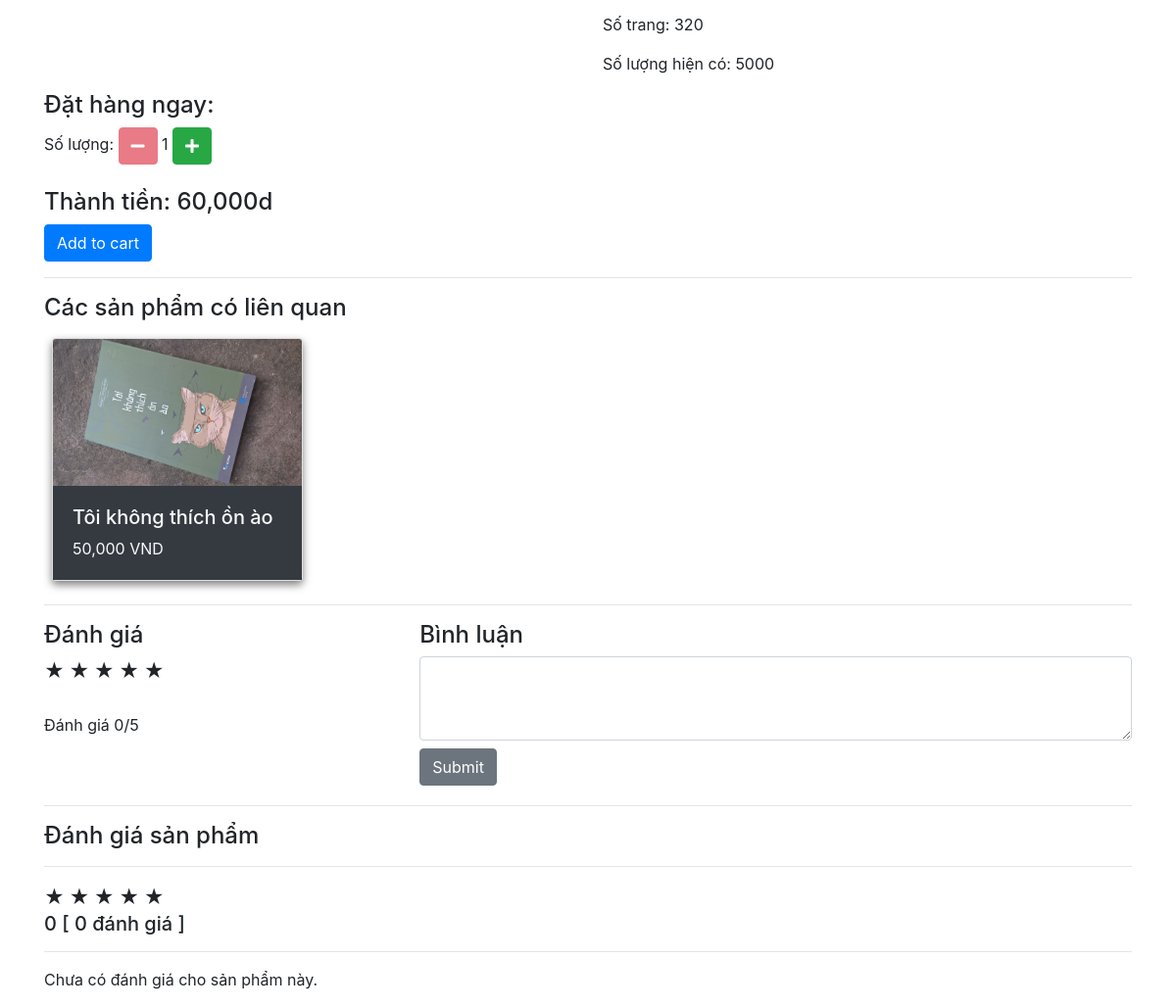
The app's page /item/1/ (lower part), older data.
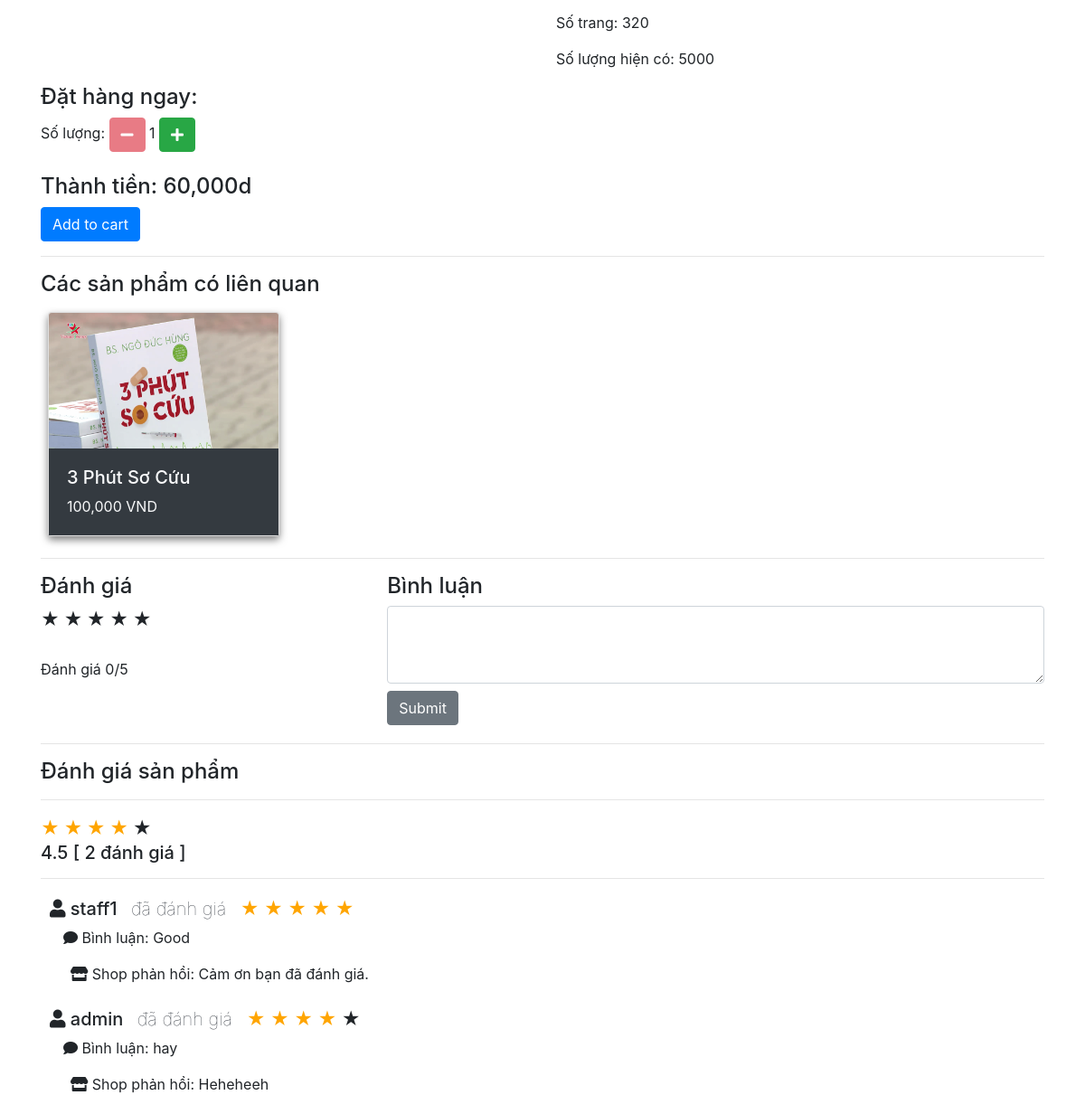
The same page, newer data.
### business/models.py (models this page shows, shortened)
class Book(models.Model):
  item = models.OneToOneField(Item, on_delete=models.CASCADE, related_name="book")
  author = models.CharField(max_length=100)
  publishing_company = models.CharField(max_length=100)
  publishcation_date = models.DateField()
  number_of_page = models.PositiveIntegerField()
  sub_category = models.ManyToManyField(SubCategory, related_name="book_sub_category")
  @property
  def get_book_sub_category(self):
    return ",".join([s.name for s in self.sub_category.all()])

class Item(models.Model):
  name = models.CharField(max_length=100)
  brand = models.CharField(max_length=50)
  cost = models.FloatField()
  remaining_quantity = models.PositiveIntegerField()
  des = models.TextField()
  category = models.ForeignKey(Category, related_name="category_items", on_delete=models.CASCADE)
  image = models.ImageField(null=True)

class Review(models.Model):
  star = models.PositiveIntegerField()
  content = models.CharField(max_length=200)
  created_time = models.DateTimeField(auto_now_add=True)
  item = models.ForeignKey(Item, related_name="item_reviews", on_delete=models.CASCADE)
  customer = models.ForeignKey(Customer, related_name="customer_reviews", on_delete=models.CASCADE)

class Customer(models.Model):
  user = models.OneToOneField(User, related_name="customer_info", on_delete=models.CASCADE)
  phone = models.CharField(max_length=15, blank=True, null=True)

class ShopFeedback(models.Model):
  review = models.ForeignKey(Review, related_name="shop_feedback", on_delete=models.CASCADE)
  content = models.CharField(max_length=200)
  created_time = models.DateTimeField(auto_now_add=True)

### business/views.py (the view, shortened to what this page needs)
# urls.py: path("item/<int:pk>/", views.item, name="item"),
def item(request, pk):
  item = Item.objects.get(pk=pk)
  reviews = Review.objects.filter(item=item).all()
  star_average, review_count = 0, len(reviews)
  for r in reviews:
    star_average += r.star
  star_average = 0 if len(reviews) == 0 else round(star_average / review_count, 1)
  suggests = []
  if item.category.name == "Sách":
    books = list(Book.objects.all())
    books.remove(item.book)
    item_sub_categorys = item.book.sub_category.all()
    for book in books:
      check = False
      for sub_c in item_sub_categorys:
        if sub_c in book.sub_category.all():
          check = True
      if check:
        suggests.append(book)
    if not suggests:
      suggests = books if len(books) <= 4 else books[0:4]
  if len(suggests) > 4:
    random.shuffle(suggests)
    suggests = suggests[0:4]
  if request.method == "GET":
    context = {
      "item": item,
      "suggests": suggests,
      "star_average": star_average,
      "review_count": review_count,
      "reviews": reviews,
      "dstars": [1,2,3,4,5],
    }
    return render(request, "item.html", context)

### templates/item.html (shortened to what the changed rows need)
{% extends "base.html" %}
{% load static %}
{% load humanize %}
{% block content %}
  <div class="container">
    <br>
    <div class="panel">
      <div class="items">
      {% for instance in suggests %}
        <div class="card m-2" style="width: 16rem;">
          <img src="{{ instance.item.image.url }}" class="card-img-top" alt="..." height="150px">
          <div class="card-body bg-dark text-light">
            <h5><a class="text-light" href="{% url 'item' instance.item.pk %}">{{ instance.item.name }}</a></h5>
            <p class="card-text">{{ instance.item.cost|floatformat:0|intcomma }} VND</p>
          </div>
        </div>
      {% endfor %}
      </div>
    </div>
    <div class="comment-container">
      <h4 class="head">Đánh giá sản phẩm</h4>
      <hr>
      <div class="user-review">
        {% for i in dstars %}
            {% if i <= star_average %}
              <span class="star rated">★</span>
            {% else %}
              <span class="star">★</span>
            {% endif %}
          {% endfor %}
        <h5>{{ star_average}} [ {{ review_count }} đánh giá ]</h5>
      </div>
      <hr>
      {% for review in reviews %}
      <div class="user-comment">
        <h5 class="username head">
          <span><i class="fa fa-user"></i></span>
          {{ review.customer.user }}
          <span class="user-comment-rated"> đã đánh giá </span>
          {% for i in dstars %}
            {% if i <= review.star %}
              <span class="star rated">★</span>
            {% else %}
              <span class="star">★</span>
            {% endif %}
          {% endfor %}
        <p class="comment"><span><i class="fa fa-comment"></i></span> Bình luận: {{review.content}}</p>
        <div class="feedback ml-2">
          {% for feedback in review.shop_feedback.all %}
          <p class="comment"><span><i class="fas fa-store"></i></span> Shop phản hồi: {{feedback.content}}</p>
          {% endfor %}
        </div>
      </div>
      {% empty %}
        <p>Chưa có đánh giá cho sản phẩm này.</p>
      {% endfor %}
    </div>
  </div>
{% endblock %}

Row changes from the older to the newer data that the page shows:
no longer on this page (row unchanged): Book: item.image (picture), item.name "Tôi không thích ồn ào", item.cost "50,000"
added Book: item.image (picture), item.name "3 Phút Sơ Cứu", item.cost "100,000"
added Review: customer.user "staff1", star 5 (drawn), content "Good"
added ShopFeedback: content "Cảm ơn bạn đã đánh giá.", shown under "staff1"
added Review: customer.user "admin", star 4 (drawn), content "hay"
added ShopFeedback: content "Heheheeh", shown under "admin"
Text that changed along with them:
{{ star_average }}: "0" → "4.5"
{{ review_count }}: "0" → "2"
text no longer shown: "Chưa có đánh giá cho sản phẩm này."
